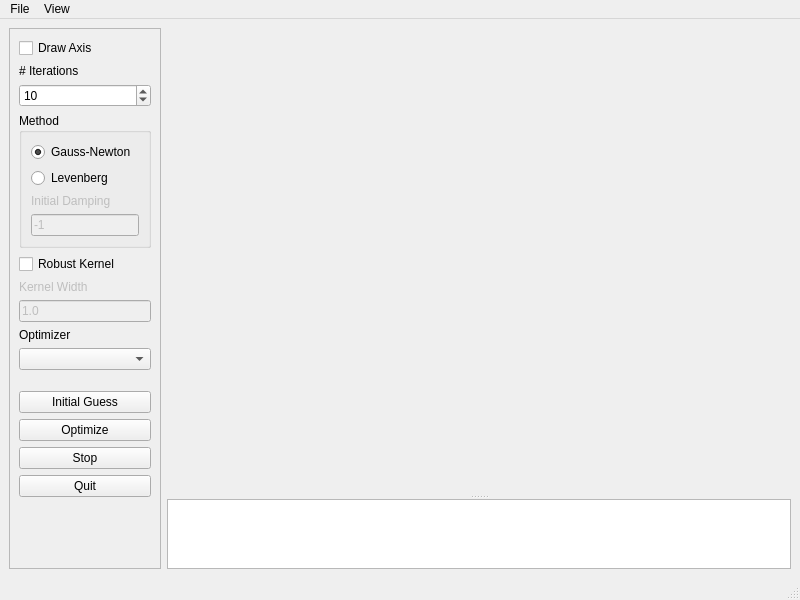
<?xml version="1.0" encoding="UTF-8"?>
<ui version="4.0">
 <class>BaseMainWindow</class>
 <widget class="QMainWindow" name="BaseMainWindow">
  <property name="geometry">
   <rect>
    <x>0</x>
    <y>0</y>
    <width>800</width>
    <height>600</height>
   </rect>
  </property>
  <property name="windowTitle">
   <string>g2o Viewer</string>
  </property>
  <widget class="QWidget" name="centralwidget">
   <layout class="QHBoxLayout" name="horizontalLayout">
    <item>
     <widget class="QFrame" name="frame">
      <property name="sizePolicy">
       <sizepolicy hsizetype="Preferred" vsizetype="Preferred">
        <horstretch>0</horstretch>
        <verstretch>0</verstretch>
       </sizepolicy>
      </property>
      <property name="minimumSize">
       <size>
        <width>150</width>
        <height>0</height>
       </size>
      </property>
      <property name="frameShape">
       <enum>QFrame::StyledPanel</enum>
      </property>
      <property name="frameShadow">
       <enum>QFrame::Raised</enum>
      </property>
      <layout class="QVBoxLayout" name="verticalLayout_2">
       <item>
        <widget class="QCheckBox" name="cbDrawAxis">
         <property name="text">
          <string>Draw Axis</string>
         </property>
        </widget>
       </item>
       <item>
        <widget class="QLabel" name="label">
         <property name="text">
          <string># Iterations</string>
         </property>
        </widget>
       </item>
       <item>
        <widget class="QSpinBox" name="spIterations">
         <property name="minimum">
          <number>1</number>
         </property>
         <property name="maximum">
          <number>100</number>
         </property>
         <property name="value">
          <number>10</number>
         </property>
        </widget>
       </item>
       <item>
        <widget class="QGroupBox" name="groupBox">
         <property name="title">
          <string>Method</string>
         </property>
         <layout class="QVBoxLayout" name="verticalLayout">
          <item>
           <widget class="QRadioButton" name="rbGauss">
            <property name="text">
             <string>Gauss-Newton</string>
            </property>
            <property name="checked">
             <bool>true</bool>
            </property>
           </widget>
          </item>
          <item>
           <widget class="QRadioButton" name="rbLevenberg">
            <property name="text">
             <string>Levenberg</string>
            </property>
           </widget>
          </item>
          <item>
           <widget class="QLabel" name="label_3">
            <property name="enabled">
             <bool>false</bool>
            </property>
            <property name="text">
             <string>Initial Damping</string>
            </property>
           </widget>
          </item>
          <item>
           <widget class="QLineEdit" name="leLambda">
            <property name="enabled">
             <bool>false</bool>
            </property>
            <property name="toolTip">
             <string>Initial damping for Levenberg-Marquardt, if negative the optimizer will compute an intial value</string>
            </property>
            <property name="text">
             <string>-1</string>
            </property>
           </widget>
          </item>
         </layout>
        </widget>
       </item>
       <item>
        <widget class="QCheckBox" name="cbRobustKernel">
         <property name="text">
          <string>Robust Kernel</string>
         </property>
        </widget>
       </item>
       <item>
        <widget class="QLabel" name="label_4">
         <property name="enabled">
          <bool>false</bool>
         </property>
         <property name="text">
          <string>Kernel Width</string>
         </property>
        </widget>
       </item>
       <item>
        <widget class="QLineEdit" name="leKernelWidth">
         <property name="enabled">
          <bool>false</bool>
         </property>
         <property name="text">
          <string>1.0</string>
         </property>
        </widget>
       </item>
       <item>
        <widget class="QLabel" name="label_2">
         <property name="text">
          <string>Optimizer</string>
         </property>
        </widget>
       </item>
       <item>
        <widget class="QComboBox" name="coOptimizer"/>
       </item>
       <item>
        <spacer name="verticalSpacer_2">
         <property name="orientation">
          <enum>Qt::Vertical</enum>
         </property>
         <property name="sizeType">
          <enum>QSizePolicy::Minimum</enum>
         </property>
         <property name="sizeHint" stdset="0">
          <size>
           <width>20</width>
           <height>15</height>
          </size>
         </property>
        </spacer>
       </item>
       <item>
        <widget class="QPushButton" name="btnInitialGuess">
         <property name="text">
          <string>Initial Guess</string>
         </property>
        </widget>
       </item>
       <item>
        <widget class="QPushButton" name="btnOptimize">
         <property name="text">
          <string>Optimize</string>
         </property>
        </widget>
       </item>
       <item>
        <widget class="QPushButton" name="btnForceStop">
         <property name="text">
          <string>Stop</string>
         </property>
        </widget>
       </item>
       <item>
        <widget class="QPushButton" name="btnQuit">
         <property name="text">
          <string>Quit</string>
         </property>
        </widget>
       </item>
       <item>
        <spacer name="verticalSpacer">
         <property name="orientation">
          <enum>Qt::Vertical</enum>
         </property>
         <property name="sizeHint" stdset="0">
          <size>
           <width>20</width>
           <height>364</height>
          </size>
         </property>
        </spacer>
       </item>
      </layout>
     </widget>
    </item>
    <item>
     <widget class="QSplitter" name="splitter">
      <property name="sizePolicy">
       <sizepolicy hsizetype="Preferred" vsizetype="Expanding">
        <horstretch>1</horstretch>
        <verstretch>0</verstretch>
       </sizepolicy>
      </property>
      <property name="orientation">
       <enum>Qt::Vertical</enum>
      </property>
      <widget class="g2o::G2oQGLViewer" name="viewer" native="true">
       <property name="sizePolicy">
        <sizepolicy hsizetype="Preferred" vsizetype="MinimumExpanding">
         <horstretch>0</horstretch>
         <verstretch>100</verstretch>
        </sizepolicy>
       </property>
      </widget>
      <widget class="QPlainTextEdit" name="plainTextEdit">
       <property name="sizePolicy">
        <sizepolicy hsizetype="Preferred" vsizetype="Preferred">
         <horstretch>0</horstretch>
         <verstretch>1</verstretch>
        </sizepolicy>
       </property>
       <property name="readOnly">
        <bool>true</bool>
       </property>
      </widget>
     </widget>
    </item>
   </layout>
  </widget>
  <widget class="QMenuBar" name="menubar">
   <property name="geometry">
    <rect>
     <x>0</x>
     <y>0</y>
     <width>800</width>
     <height>23</height>
    </rect>
   </property>
   <widget class="QMenu" name="menuFile">
    <property name="title">
     <string>File</string>
    </property>
    <addaction name="actionLoad"/>
    <addaction name="actionSave"/>
    <addaction name="separator"/>
    <addaction name="actionQuit"/>
   </widget>
   <widget class="QMenu" name="menuView">
    <property name="title">
     <string>View</string>
    </property>
    <addaction name="actionWhite_Background"/>
    <addaction name="actionDefault_Background"/>
    <addaction name="separator"/>
    <addaction name="actionDump_Images"/>
    <addaction name="separator"/>
    <addaction name="actionProperties"/>
   </widget>
   <addaction name="menuFile"/>
   <addaction name="menuView"/>
  </widget>
  <widget class="QStatusBar" name="statusbar"/>
  <action name="actionLoad">
   <property name="text">
    <string>Load</string>
   </property>
  </action>
  <action name="actionSave">
   <property name="text">
    <string>Save</string>
   </property>
  </action>
  <action name="actionQuit">
   <property name="text">
    <string>Quit</string>
   </property>
  </action>
  <action name="actionWhite_Background">
   <property name="text">
    <string>White Background</string>
   </property>
  </action>
  <action name="actionDefault_Background">
   <property name="text">
    <string>Default Background</string>
   </property>
  </action>
  <action name="actionDump_Images">
   <property name="checkable">
    <bool>true</bool>
   </property>
   <property name="text">
    <string>Dump Images</string>
   </property>
  </action>
  <action name="actionProperties">
   <property name="text">
    <string>Properties</string>
   </property>
  </action>
 </widget>
 <customwidgets>
  <customwidget>
   <class>g2o::G2oQGLViewer</class>
   <extends>QWidget</extends>
   <header>g2o_qglviewer.h</header>
   <container>1</container>
  </customwidget>
 </customwidgets>
 <resources/>
 <connections>
  <connection>
   <sender>rbLevenberg</sender>
   <signal>toggled(bool)</signal>
   <receiver>label_3</receiver>
   <slot>setEnabled(bool)</slot>
   <hints>
    <hint type="sourcelabel">
     <x>88</x>
     <y>195</y>
    </hint>
    <hint type="destinationlabel">
     <x>88</x>
     <y>216</y>
    </hint>
   </hints>
  </connection>
  <connection>
   <sender>rbLevenberg</sender>
   <signal>toggled(bool)</signal>
   <receiver>leLambda</receiver>
   <slot>setEnabled(bool)</slot>
   <hints>
    <hint type="sourcelabel">
     <x>65</x>
     <y>195</y>
    </hint>
    <hint type="destinationlabel">
     <x>76</x>
     <y>247</y>
    </hint>
   </hints>
  </connection>
  <connection>
   <sender>cbRobustKernel</sender>
   <signal>toggled(bool)</signal>
   <receiver>label_4</receiver>
   <slot>setEnabled(bool)</slot>
   <hints>
    <hint type="sourcelabel">
     <x>111</x>
     <y>285</y>
    </hint>
    <hint type="destinationlabel">
     <x>105</x>
     <y>306</y>
    </hint>
   </hints>
  </connection>
  <connection>
   <sender>cbRobustKernel</sender>
   <signal>toggled(bool)</signal>
   <receiver>leKernelWidth</receiver>
   <slot>setEnabled(bool)</slot>
   <hints>
    <hint type="sourcelabel">
     <x>154</x>
     <y>285</y>
    </hint>
    <hint type="destinationlabel">
     <x>154</x>
     <y>337</y>
    </hint>
   </hints>
  </connection>
  <connection>
   <sender>btnQuit</sender>
   <signal>clicked()</signal>
   <receiver>BaseMainWindow</receiver>
   <slot>close()</slot>
   <hints>
    <hint type="sourcelabel">
     <x>62</x>
     <y>527</y>
    </hint>
    <hint type="destinationlabel">
     <x>5</x>
     <y>554</y>
    </hint>
   </hints>
  </connection>
 </connections>
</ui>
